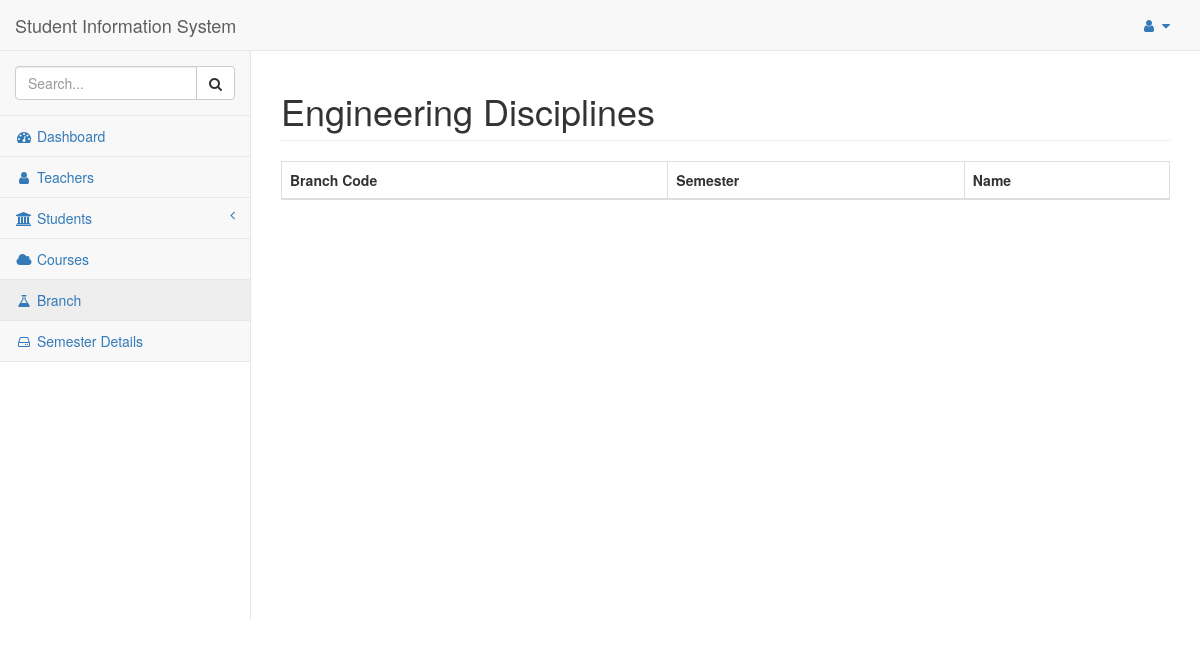
/branch (signed in), run on an earlier commit of the app's database.
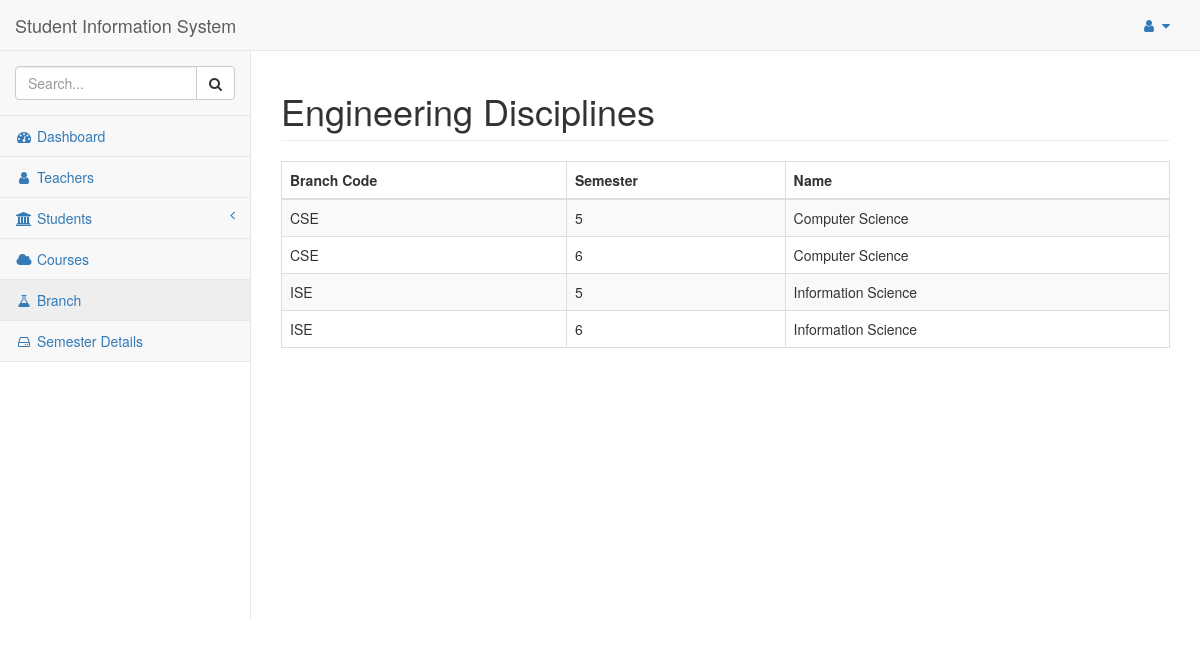
And on a later commit of the database.
### tables this page shows
CREATE TABLE `Branch`
(
 `branch_code` text NOT NULL ,
 `semester`    integer NOT NULL,
 `branch_name`  NOT NULL ,
PRIMARY KEY (`branch_code`, `semester`)
);

### flaskapp.py (the view)
@app.route("/branch")
def branch():
    global ID
    if not session.get('logged_in'):
        return login()
    else:
        entry_list = query_db("SELECT * FROM Branch", [])
        return render_template("branch.html", id=ID,
                               entry_list=entry_list)

### flaskapp.py (called while the page is built)
def get_db():
    db = getattr(g, '_database', None)
    if db is None:
        db = g._database = sqlite3.connect(DATABASE)
        db.create_function('avg', 3, average)
        db.row_factory = sqlite3.Row
    return db

def query_db(query: object, args: object,
             one: object = False) -> object:
    cur = get_db().execute(query, args)
    rv = cur.fetchall()
    cur.close()
    return (rv[0] if rv else None) if one else rv

@app.teardown_appcontext
def close_connection(exception):
    db = getattr(g, '_database', None)
    if db is not None:
        db.close()

### templates/branch.html
{% extends "base.html" %}
{% block title %}Engineering Disciplines{% endblock %}
{% block content %}
<table class="table table-striped table-bordered table-hover dataTables no-footer dtr-inline collapsed" style="width: 100%;" id="dataTables">
  <thead>
    <tr>
      <th scope="col">Branch Code</th>
      <th scope="col">Semester</th>
      <th scope="col">Name</th>
    </tr>
  </thead>
  {% for entry in entry_list: %}
  <tr>
    <td>{{ entry['branch_code'] }}</td>
    <td>{{ entry['semester'] }}</td>
    <td>{{ entry['branch_name'] }}</td>
  </tr>
  {% endfor %}
</table>
{% endblock content %}

What changed in the data, as far as the page shows it:
added Branch: branch_code "CSE", semester "5", branch_name "Computer Science"
added Branch: branch_code "CSE", semester "6", branch_name "Computer Science"
added Branch: branch_code "ISE", semester "5", branch_name "Information Science"
added Branch: branch_code "ISE", semester "6", branch_name "Information Science"
